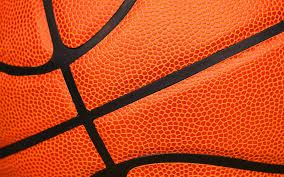
#> input picture Reconocimiento Facial/IAProyecto/images.jpg, 284 x 177 px, given in place of the camera
$ python ProyectoColores.py
#> lines starting #> are read from the running program, lines starting #| are printed output that depends on the picture; after the words box and inside, x2 and y2 are one past the last pixel; in counts of white or black regions, pixels touching at a corner belong together
import cv2
import imutils
import numpy as np
print("Librerias leidas")

cap = cv2.VideoCapture(1)
cap.set(3, 640)
cap.set(4, 480)

while True:
    ret, frame = cap.read()
#> frame is the input picture: shape (177, 284, 3); mean B, G, R 30.2, 74.6, 201.8
    hsv = cv2.cvtColor(frame, cv2.COLOR_BGR2HSV)
#> hsv: shape (177, 284, 3); mean H, S, V 14.2, 209.5, 202

# Rojo
    rojo_os = np.array([0, 0, 255])
    rojo_cl = np.array([102, 102, 255])
# Naranja
    naraj_os = np.array([0, 153, 255])
    naraj_cl = np.array([102, 178, 255])
# Amarillo
    amarill_os = np.array([0, 255, 255])
    amarill_cl = np.array([153, 255, 255])
# Verde
    verd_os = np.array([0, 255, 0])
    verd_cl = np.array([102, 255, 102])

# Azul
    azul_os = np.array([255, 0, 0])
    azul_cl = np.array([255, 102, 102])
# Morado
    mora_os = np.array([102, 0, 102])
    mora_cl = np.array([153, 0, 153])
# Rosa
    rosa_os = np.array([255, 0, 255])
    rosa_cl = np.array([204, 153, 255])
# Marron
    marron_os = np.array([0, 51, 102])
    marron_cl = np.array([0, 102, 178])
# Gris
    gris_os = np.array([128, 128, 128])
    gris_cl = np.array([192, 192, 192])
# Blanco
    blanco_os = np.array([255, 255, 255])
    blanco_cl = np.array([255, 255, 255])
# Negro
    negro_os = np.array([0, 0, 0])
    negro_cl = np.array([0, 0, 0])
# Cyan
    cyan_os = np.array([255, 255, 0])
    cyan_cl = np.array([255, 255, 102])
# Magenta
    mange_os = np.array([255, 0, 255])
    mange_cl = np.array([255, 102, 255])
# AmarilloClaro
    amarill2_os = np.array([153, 255, 255])
    amarill2_cl = np.array([204, 255, 255])

    cara1 = cv2.inRange(hsv, rojo_os, rojo_cl)
#> cara1: shape (177, 284); every value is 0
    cara2 = cv2.inRange(hsv, naraj_os, naraj_cl)
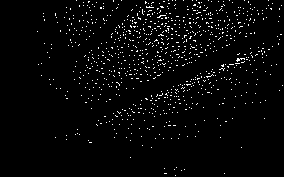
#> cara2: shape (177, 284); 2.8% white in thin lines or dots, all inside (x1, y1, x2, y2) = (37, 0, 283, 176)
    cara3 = cv2.inRange(hsv, amarill_os, amarill_cl)
    cara4 = cv2.inRange(hsv, verd_os, verd_cl)
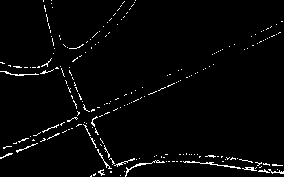
#> cara4: shape (177, 284); 2.6% white in thin lines or dots
    cara5 = cv2.inRange(hsv, azul_os, azul_cl)
    cara6 = cv2.inRange(hsv, mora_os, mora_cl)
    cara7 = cv2.inRange(hsv, rosa_os, rosa_cl)
    cara8 = cv2.inRange(hsv, marron_os, marron_cl)
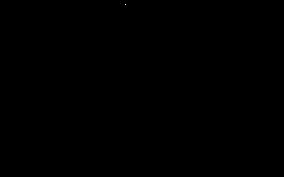
#> cara8: shape (177, 284); 0% white in thin lines or dots, all inside (x1, y1, x2, y2) = (125, 4, 126, 5)
    cara9 = cv2.inRange(hsv, gris_os, gris_cl)
#> cara9: shape (177, 284); 0% white in thin lines or dots, all inside (x1, y1, x2, y2) = (94, 46, 95, 47)
    cara10 = cv2.inRange(hsv, blanco_os, blanco_cl)
    cara11 = cv2.inRange(hsv, negro_os, negro_cl)
    cara12 = cv2.inRange(hsv, cyan_os, cyan_cl)
    cara13 = cv2.inRange(hsv, mange_os, mange_cl)
    cara14 = cv2.inRange(hsv, amarill2_os, amarill2_cl)

    cnt1 = cv2.findContours(cara1, cv2.RETR_TREE, cv2.CHAIN_APPROX_SIMPLE)
#> cnt1 = 0 contours
    cnt1 = imutils.grab_contours(cnt1)
#> cnt1 = []

    cnt2 = cv2.findContours(cara2, cv2.RETR_TREE, cv2.CHAIN_APPROX_SIMPLE)
#> cnt2 = 882 contours, all with area under 20
    cnt2 = imutils.grab_contours(cnt2)

    cnt3 = cv2.findContours(cara3, cv2.RETR_TREE, cv2.CHAIN_APPROX_SIMPLE)
#> cnt3 = 0 contours
    cnt3 = imutils.grab_contours(cnt3)
#> cnt3 = []

    cnt4 = cv2.findContours(cara4, cv2.RETR_TREE, cv2.CHAIN_APPROX_SIMPLE)
#> cnt4 = 219 contours, 217 with area under 20; largest, box (x1, y1, x2, y2) and area: (125, 160, 165, 177) 32, (183, 161, 241, 169) 27
    cnt4 = imutils.grab_contours(cnt4)

    cnt5 = cv2.findContours(cara5, cv2.RETR_TREE, cv2.CHAIN_APPROX_SIMPLE)
#> cnt5 = 0 contours
    cnt5 = imutils.grab_contours(cnt5)
#> cnt5 = []

    cnt6 = cv2.findContours(cara6, cv2.RETR_TREE, cv2.CHAIN_APPROX_SIMPLE)
#> cnt6 = 0 contours
    cnt6 = imutils.grab_contours(cnt6)
#> cnt6 = []

    cnt7 = cv2.findContours(cara7, cv2.RETR_TREE, cv2.CHAIN_APPROX_SIMPLE)
#> cnt7 = 0 contours
    cnt7 = imutils.grab_contours(cnt7)
#> cnt7 = []

    cnt8 = cv2.findContours(cara8, cv2.RETR_TREE, cv2.CHAIN_APPROX_SIMPLE)
#> cnt8 = 1 contour, all with area under 20
    cnt8 = imutils.grab_contours(cnt8)
#> cnt8 = [[[125, 4]]]

    cnt9 = cv2.findContours(cara9, cv2.RETR_TREE, cv2.CHAIN_APPROX_SIMPLE)
#> cnt9 = 1 contour, all with area under 20
    cnt9 = imutils.grab_contours(cnt9)
#> cnt9 = [[[94, 46]]]

    cnt10 = cv2.findContours(cara10, cv2.RETR_TREE, cv2.CHAIN_APPROX_SIMPLE)
#> cnt10 = 0 contours
    cnt10 = imutils.grab_contours(cnt10)
#> cnt10 = []

    cnt11 = cv2.findContours(cara11, cv2.RETR_TREE, cv2.CHAIN_APPROX_SIMPLE)
#> cnt11 = 0 contours
    cnt11 = imutils.grab_contours(cnt11)
#> cnt11 = []

    cnt12 = cv2.findContours(cara12, cv2.RETR_TREE, cv2.CHAIN_APPROX_SIMPLE)
#> cnt12 = 0 contours
    cnt12 = imutils.grab_contours(cnt12)
#> cnt12 = []

    cnt13 = cv2.findContours(cara13, cv2.RETR_TREE, cv2.CHAIN_APPROX_SIMPLE)
#> cnt13 = 0 contours
    cnt13 = imutils.grab_contours(cnt13)
#> cnt13 = []

    cnt14 = cv2.findContours(cara14, cv2.RETR_TREE, cv2.CHAIN_APPROX_SIMPLE)
#> cnt14 = 0 contours
    cnt14 = imutils.grab_contours(cnt14)
#> cnt14 = []
    MIN_AREA = 500

    for c in cnt1:
        print(c, "", cnt1)
        area = cv2.contourArea(c)
        if area > MIN_AREA:

            M = cv2.moments(c)
            cx = int(M['m10']/M['m00'])
            cy = int(M['m01']/M['m00'])
            cv2.circle(frame, (cx, cy), 7, (255, 255, 255), -1)
            cv2.putText(frame, "Rojo", (cx-20, cy-20),
                        cv2.FONT_HERSHEY_SIMPLEX, 2, (255, 255, 255), 2)
#> this loop made 0 passes
    print('paso')
    for c in cnt2:
        area = cv2.contourArea(c)
        if area > MIN_AREA:

            cv2.drawContours(frame, [c], -1, (30, 255, 255), 3)
            M = cv2.moments(c)
            cx = int(M['m10']/M['m00'])
            cy = int(M['m01']/M['m00'])
            cv2.circle(frame, (cx, cy), 7, (255, 255, 255), -1)
            cv2.putText(frame, "Naranja", (cx-20, cy-20),
                        cv2.FONT_HERSHEY_SIMPLEX, 2, (255, 255, 255), 2)
#> this loop made 882 passes
#> c on passes 1 to 3: [[175, 175]], [[224, 173]], [[164, 173], [166, 173]]

    for c in cnt3:
        area = cv2.contourArea(c)
        if area > MIN_AREA:

            cv2.drawContours(frame, [c], -1, (30, 255, 255), 3)
            M = cv2.moments(c)
            cx = int(M['m10']/M['m00'])
            cy = int(M['m01']/M['m00'])
            cv2.circle(frame, (cx, cy), 7, (255, 255, 255), -1)
            cv2.putText(frame, "Amarillo", (cx-20, cy-20),
                        cv2.FONT_HERSHEY_SIMPLEX, 2, (255, 255, 255), 2)

    for c in cnt4:
        area = cv2.contourArea(c)
        if area > MIN_AREA:

            cv2.drawContours(frame, [c], -1, (30, 255, 255), 3)
            M = cv2.moments(c)
            cx = int(M['m10']/M['m00'])
            cy = int(M['m01']/M['m00'])
            cv2.circle(frame, (cx, cy), 7, (255, 255, 255), -1)
            cv2.putText(frame, "Verde", (cx-20, cy-20),
                        cv2.FONT_HERSHEY_SIMPLEX, 2, (255, 255, 255), 2)
#> this loop made 219 passes
#> area on passes 18, 24: 27, 32.5

    for c in cnt5:
        area = cv2.contourArea(c)
        if area > MIN_AREA:

            cv2.drawContours(frame, [c], -1, (30, 255, 255), 3)
            M = cv2.moments(c)
            cx = int(M['m10']/M['m00'])
            cy = int(M['m01']/M['m00'])
            cv2.circle(frame, (cx, cy), 7, (255, 255, 255), -1)
            cv2.putText(frame, "Azul", (cx-20, cy-20),
                        cv2.FONT_HERSHEY_SIMPLEX, 2, (255, 255, 255), 2)

    for c in cnt6:

        area = cv2.contourArea(c)
        if area > MIN_AREA:

            # ----------------------------------B     G    R-------------------
            cv2.drawContours(frame, [c], -1, (255, 30, 136), 3)
            M = cv2.moments(c)
            cx = int(M['m10']/M['m00'])
            cy = int(M['m01']/M['m00'])
            cv2.circle(frame, (cx, cy), 7, (255, 255, 255), -1)
            cv2.putText(frame, "Morado", (cx-20, cy-20),
                        cv2.FONT_HERSHEY_SIMPLEX, 2, (255, 255, 255), 2)

    for c in cnt7:

        area = cv2.contourArea(c)
        if area > MIN_AREA:

            cv2.drawContours(frame, [c], -1, (30, 255, 255), 3)
            M = cv2.moments(c)
            cx = int(M['m10']/M['m00'])
            cy = int(M['m01']/M['m00'])
            cv2.circle(frame, (cx, cy), 7, (255, 255, 255), -1)
            cv2.putText(frame, "Rosa", (cx-20, cy-20),
                        cv2.FONT_HERSHEY_SIMPLEX, 2, (255, 255, 255), 2)
    for c in cnt8:

        area = cv2.contourArea(c)
        if area > MIN_AREA:

            cv2.drawContours(frame, [c], -1, (30, 255, 255), 3)
            M = cv2.moments(c)
            cx = int(M['m10']/M['m00'])
            cy = int(M['m01']/M['m00'])
            cv2.circle(frame, (cx, cy), 7, (255, 255, 255), -1)
            cv2.putText(frame, "Marrón", (cx-20, cy-20),
                        cv2.FONT_HERSHEY_SIMPLEX, 2, (255, 255, 255), 2)
#> this loop made 1 pass
#> (c, area) on pass 1: ([[125, 4]], 0)

    for c in cnt9:

        area = cv2.contourArea(c)
        if area > MIN_AREA:

            cv2.drawContours(frame, [c], -1, (30, 255, 255), 3)
            M = cv2.moments(c)
            cx = int(M['m10']/M['m00'])
            cy = int(M['m01']/M['m00'])
            cv2.circle(frame, (cx, cy), 7, (255, 255, 255), -1)
            cv2.putText(frame, "Gris", (cx-20, cy-20),
                        cv2.FONT_HERSHEY_SIMPLEX, 2, (255, 255, 255), 2)
#> this loop made 1 pass
#> (c, area) on pass 1: ([[94, 46]], 0)

    for c in cnt10:

        area = cv2.contourArea(c)
        if area > MIN_AREA:

            cv2.drawContours(frame, [c], -1, (30, 255, 255), 3)
            M = cv2.moments(c)
            cx = int(M['m10']/M['m00'])
            cy = int(M['m01']/M['m00'])
            cv2.circle(frame, (cx, cy), 7, (255, 255, 255), -1)
            cv2.putText(frame, "Blanco", (cx-20, cy-20),
                        cv2.FONT_HERSHEY_SIMPLEX, 2, (255, 255, 255), 2)

    for c in cnt11:

        area = cv2.contourArea(c)
        if area > MIN_AREA:

            cv2.drawContours(frame, [c], -1, (30, 255, 255), 3)
            M = cv2.moments(c)
            cx = int(M['m10']/M['m00'])
            cy = int(M['m01']/M['m00'])
            cv2.circle(frame, (cx, cy), 7, (255, 255, 255), -1)
            cv2.putText(frame, "Negro", (cx-20, cy-20),
                        cv2.FONT_HERSHEY_SIMPLEX, 2, (255, 255, 255), 2)

    for c in cnt12:

        area = cv2.contourArea(c)
        if area > MIN_AREA:

            cv2.drawContours(frame, [c], -1, (30, 255, 255), 3)
            M = cv2.moments(c)
            cx = int(M['m10']/M['m00'])
            cy = int(M['m01']/M['m00'])
            cv2.circle(frame, (cx, cy), 7, (255, 255, 255), -1)
            cv2.putText(frame, "Cyan", (cx-20, cy-20),
                        cv2.FONT_HERSHEY_SIMPLEX, 2, (255, 255, 255), 2)

    for c in cnt13:

        area = cv2.contourArea(c)
        if area > MIN_AREA:

            cv2.drawContours(frame, [c], -1, (30, 255, 255), 3)
            M = cv2.moments(c)
            cx = int(M['m10']/M['m00'])
            cy = int(M['m01']/M['m00'])
            cv2.circle(frame, (cx, cy), 7, (255, 255, 255), -1)
            cv2.putText(frame, "Magenta", (cx-20, cy-20),
                        cv2.FONT_HERSHEY_SIMPLEX, 2, (255, 255, 255), 2)

    for c in cnt14:
        area = cv2.contourArea(c)
        if area > MIN_AREA:

            cv2.drawContours(frame, [c], -1, (30, 255, 255), 3)
            M = cv2.moments(c)
            cx = int(M['m10']/M['m00'])
            cy = int(M['m01']/M['m00'])
            cv2.circle(frame, (cx, cy), 7, (255, 255, 255), -1)
            cv2.putText(frame, "Amarillo claro", (cx-20, cy-20),
                        cv2.FONT_HERSHEY_SIMPLEX, 2, (255, 255, 255), 2)

    cv2.imshow('Video', frame)
    if cv2.waitKey(1) == 27:
#> (key Esc is pressed here)
        break

cap.release()
cv2.destroyAllWindows()
